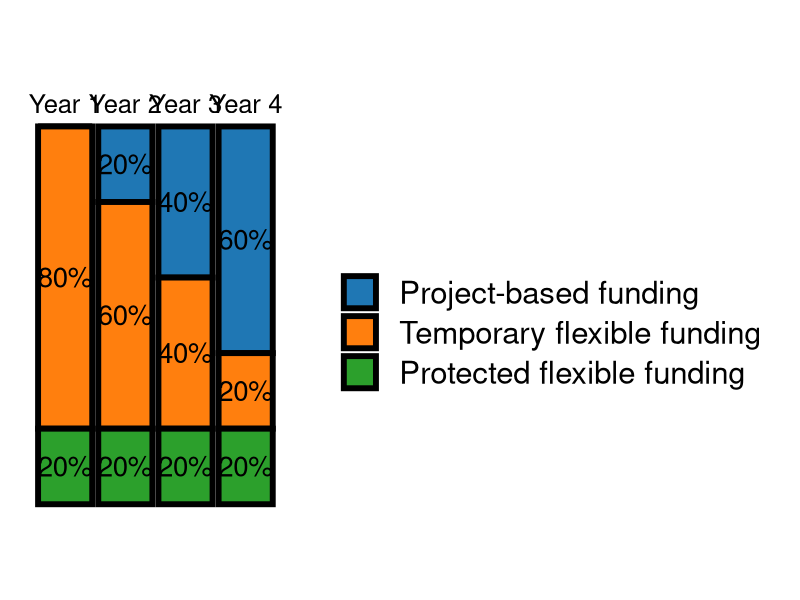

Reproduce this figure in R.
# Load necessary libraries
library(ggplot2)
library(dplyr)

# Example dataset: Replace this with your actual data
data <- data.frame(
  Category = rep(c("A", "B", "C", "D"), each = 3),
  Group = rep(c("Project-based funding", "Temporary flexible funding", "Protected flexible funding"), times = 4),
  Count = c(0, 80, 20, #Y1
            20, 60, 20, #Y2 
            40, 40, 20, 
            60, 20, 20)
)

# Calculate percentages
data <- data %>%
  group_by(Category) %>%
  mutate(Percent = Count / sum(Count) * 100)

# Add new labels
data$newlabel <- c("Year 1", "", "", 
                   "Year 2", "", "",
                   "Year 3", "", "",
                   "Year 4", "", "")

# Reorder the Group factor levels to put "Protected flexible funding" at the bottom
data$Group <- factor(data$Group, levels = c("Project-based funding", "Temporary flexible funding", "Protected flexible funding"))

# Define custom colors
custom_colors <- c("Project-based funding" = "#1f77b4",   # Blue
                   "Temporary flexible funding" = "#ff7f0e", # Orange
                   "Protected flexible funding" = "#2ca02c") # Green

# Plot a stacked bar chart with percentages inside the bars and category labels above the bars
p <- ggplot(data, aes(x = Category, y = Percent, fill = Group)) +
  geom_bar(stat = "identity", position = "stack", color = "black", size = 2.0) +

  geom_text(aes(label = ifelse(Percent == 0, "", paste0(round(Percent, 1), "%"))), 
            position = position_stack(vjust = 0.5), 
            color = "black", size = 7)+

  geom_text(stat = "identity", aes(y = Percent + 2, label = newlabel), # Add category label above bars
            position = position_stack(), color = "black", size = 6.5) + # Adjust text color and size as needed
  
  labs(title = "",
       x = "",  # Remove x-axis title
       fill = "") +  # Remove the legend title by setting it to an empty string
  theme_minimal(base_size = 28) + # Minimal theme with larger font
  theme(axis.title.y = element_blank(),  # Remove y-axis title
        axis.text.y = element_blank(),   # Remove y-axis text
        axis.ticks.y = element_blank(),  # Remove y-axis ticks
        axis.text.x = element_blank(),    # Remove x-axis text
        axis.ticks.x = element_blank(),
        legend.key.size = unit(2, "lines"), 
        panel.grid.major = element_blank(), # Remove major grid lines
        panel.grid.minor = element_blank()  # Remove minor grid lines
  ) +
  scale_fill_manual(values = custom_colors) # Apply custom colors

ggsave("C:/Users/whowar/Documents/GitHub/wwwaylon.github.io/assets/img/bar-support.png", p, width = 10, height = 6, dpi = 300)  
